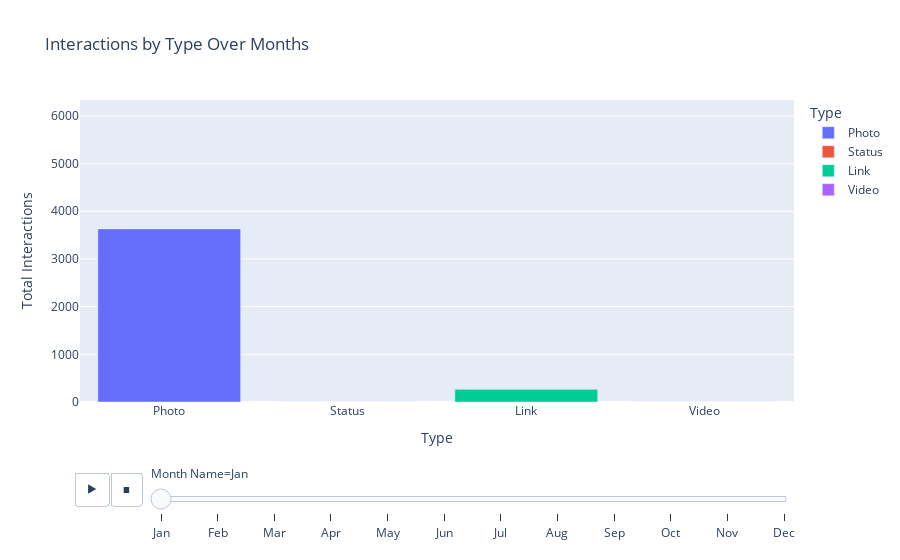

Notebook cell for this chart:
### Code cell
# plotly animated bar chart
import plotly.express as px
import calendar

# Map numeric month to month name
df['Month Name'] = df['Post Month'].apply(
    lambda x: calendar.month_abbr[int(x)])

# List of month names in order
month_order = [calendar.month_abbr[i] for i in range(1, 13)]

# Set categorical type
df['Month Name'] = pd.Categorical(
    df['Month Name'], categories=month_order, ordered=True)

all_types = ['Photo', 'Status', 'Link', 'Video']

# Create a DataFrame with all combinations
all_combinations = pd.MultiIndex.from_product(
    [month_order, all_types], names=['Month Name', 'Type']
).to_frame(index=False)

# Group your original data to get total interactions per month/type
grouped = df.groupby(['Month Name', 'Type'], as_index=False)[
    'Total Interactions'].sum()

# Merge to ensure all combinations are present
full_data = all_combinations.merge(
    grouped, on=['Month Name', 'Type'], how='left'
)

# Fill missing values with zero
full_data['Total Interactions'] = full_data['Total Interactions'].fillna(0)

fig = px.bar(
    full_data,
    x='Type',
    y='Total Interactions',
    color='Type',
    animation_frame='Month Name',
    category_orders={'Month Name': month_order},
    range_y=[0, df['Total Interactions'].max()],
    title='Interactions by Type Over Months'
)
fig.show()

### Figure 1 — Plotly figure (JSON) as saved in the notebook; plotly's stock layout.template omitted (floating-point values rounded to 4 significant figures)
{"data": [{"hovertemplate": "Type=%{x}<br>Month Name=Jan<br>Total Interactions=%{y}<extra></extra>", "legendgroup": "Photo", "marker": {"color": "#636efa", "pattern": {"shape": ""}}, "name": "Photo", "orientation": "v", "showlegend": true, "textposition": "auto", "type": "bar", "x": ["Photo"], "xaxis": "x", "y": [3631], "yaxis": "y"}, {"hovertemplate": "Type=%{x}<br>Month Name=Jan<br>Total Interactions=%{y}<extra></extra>", "legendgroup": "Status", "marker": {"color": "#EF553B", "pattern": {"shape": ""}}, "name": "Status", "orientation": "v", "showlegend": true, "textposition": "auto", "type": "bar", "x": ["Status"], "xaxis": "x", "y": [0], "yaxis": "y"}, {"hovertemplate": "Type=%{x}<br>Month Name=Jan<br>Total Interactions=%{y}<extra></extra>", "legendgroup": "Link", "marker": {"color": "#00cc96", "pattern": {"shape": ""}}, "name": "Link", "orientation": "v", "showlegend": true, "textposition": "auto", "type": "bar", "x": ["Link"], "xaxis": "x", "y": [265], "yaxis": "y"}, {"hovertemplate": "Type=%{x}<br>Month Name=Jan<br>Total Interactions=%{y}<extra></extra>", "legendgroup": "Video", "marker": {"color": "#ab63fa", "pattern": {"shape": ""}}, "name": "Video", "orientation": "v", "showlegend": true, "textposition": "auto", "type": "bar", "x": ["Video"], "xaxis": "x", "y": [0], "yaxis": "y"}], "layout": {"barmode": "relative", "legend": {"title": {"text": "Type"}, "tracegroupgap": 0}, "sliders": [{"active": 0, "currentvalue": {"prefix": "Month Name="}, "len": 0.9, "pad": {"b": 10, "t": 60}, "steps": [{"args": [["Jan"], {"frame": {"duration": 0, "redraw": true}, "fromcurrent": true, "mode": "immediate", "transition": {"duration": 0, "easing": "linear"}}], "label": "Jan", "method": "animate"}, {"args": [["Feb"], {"frame": {"duration": 0, "redraw": true}, "fromcurrent": true, "mode": "immediate", "transition": {"duration": 0, "easing": "linear"}}], "label": "Feb", "method": "animate"}, {"args": [["Mar"], {"frame": {"duration": 0, "redraw": true}, "fromcurrent": true, "mode": "immediate", "transition": {"duration": 0, "easing": "linear"}}], "label": "Mar", "method": "animate"}, {"args": [["Apr"], {"frame": {"duration": 0, "redraw": true}, "fromcurrent": true, "mode": "immediate", "transition": {"duration": 0, "easing": "linear"}}], "label": "Apr", "method": "animate"}, {"args": [["May"], {"frame": {"duration": 0, "redraw": true}, "fromcurrent": true, "mode": "immediate", "transition": {"duration": 0, "easing": "linear"}}], "label": "May", "method": "animate"}, {"args": [["Jun"], {"frame": {"duration": 0, "redraw": true}, "fromcurrent": true, "mode": "immediate", "transition": {"duration": 0, "easing": "linear"}}], "label": "Jun", "method": "animate"}, {"args": [["Jul"], {"frame": {"duration": 0, "redraw": true}, "fromcurrent": true, "mode": "immediate", "transition": {"duration": 0, "easing": "linear"}}], "label": "Jul", "method": "animate"}, {"args": [["Aug"], {"frame": {"duration": 0, "redraw": true}, "fromcurrent": true, "mode": "immediate", "transition": {"duration": 0, "easing": "linear"}}], "label": "Aug", "method": "animate"}, {"args": [["Sep"], {"frame": {"duration": 0, "redraw": true}, "fromcurrent": true, "mode": "immediate", "transition": {"duration": 0, "easing": "linear"}}], "label": "Sep", "method": "animate"}, {"args": [["Oct"], {"frame": {"duration": 0, "redraw": true}, "fromcurrent": true, "mode": "immediate", "transition": {"duration": 0, "easing": "linear"}}], "label": "Oct", "method": "animate"}, {"args": [["Nov"], {"frame": {"duration": 0, "redraw": true}, "fromcurrent": true, "mode": "immediate", "transition": {"duration": 0, "easing": "linear"}}], "label": "Nov", "method": "animate"}, {"args": [["Dec"], {"frame": {"duration": 0, "redraw": true}, "fromcurrent": true, "mode": "immediate", "transition": {"duration": 0, "easing": "linear"}}], "label": "Dec", "method": "animate"}], "x": 0.1, "xanchor": "left", "y": 0, "yanchor": "top"}], "title": {"text": "Interactions by Type Over Months"}, "updatemenus": [{"buttons": [{"args": [null, {"frame": {"duration": 500, "redraw": true}, "fromcurrent": true, "mode": "immediate", "transition": {"duration": 500, "easing": "linear"}}], "label": "&#9654;", "method": "animate"}, {"args": [[null], {"frame": {"duration": 0, "redraw": true}, "fromcurrent": true, "mode": "immediate", "transition": {"duration": 0, "easing": "linear"}}], "label": "&#9724;", "method": "animate"}], "direction": "left", "pad": {"r": 10, "t": 70}, "showactive": false, "type": "buttons", "x": 0.1, "xanchor": "right", "y": 0, "yanchor": "top"}], "xaxis": {"anchor": "y", "categoryarray": ["Photo", "Status", "Link", "Video"], "categoryorder": "array", "domain": [0, 1], "title": {"text": "Type"}}, "yaxis": {"anchor": "x", "domain": [0, 1], "range": [0, 6334], "title": {"text": "Total Interactions"}}}}
